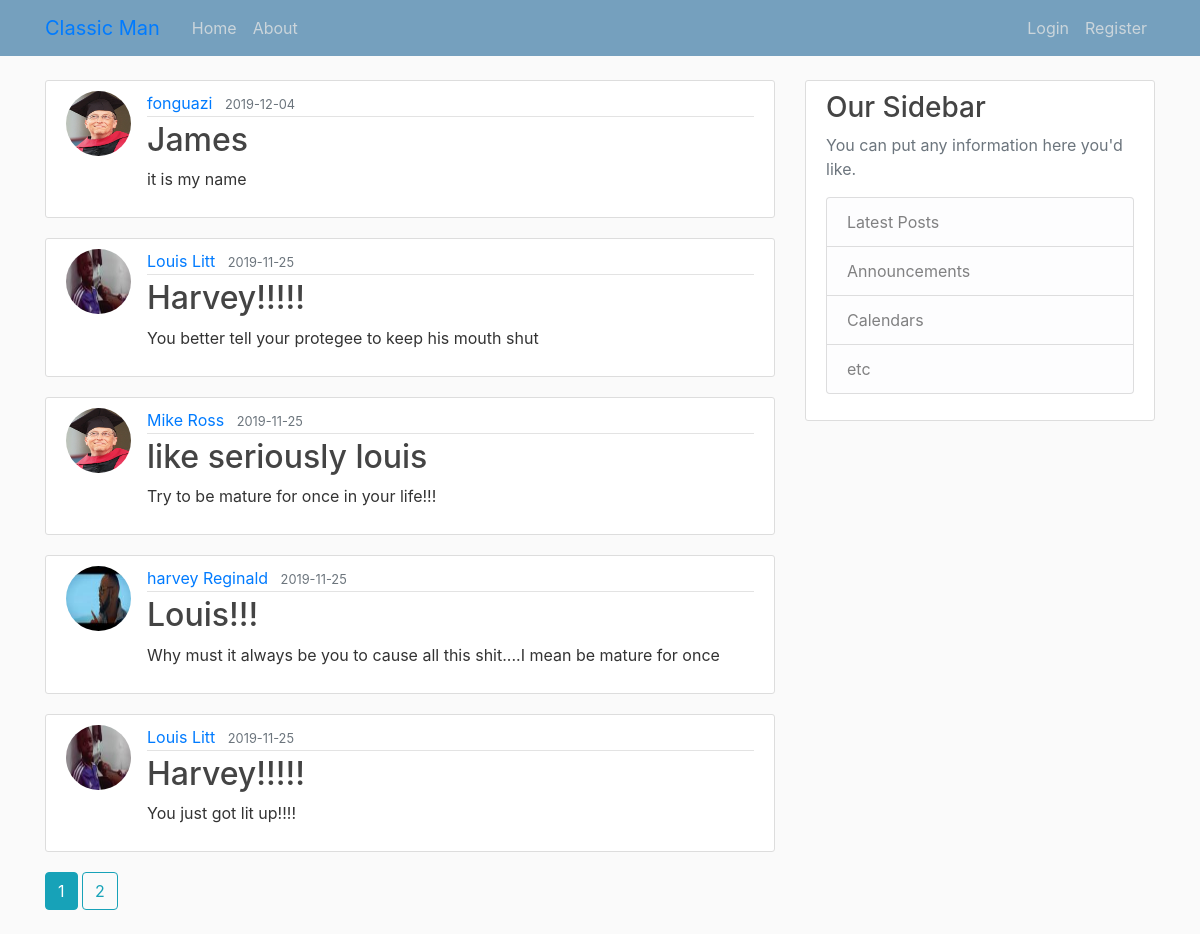
The page /home on the database its author committed.
### flaskget1/Models.py (models this page shows, shortened)
class Post(db.Model):
    id=db.Column(db.Integer, primary_key=True)
    title = db.Column(db.String(100), nullable=False)
    date_posted =db.Column(db.DateTime, nullable=False, default=datetime.utcnow)
    content = db.Column(db.Text, nullable=False)
    user_id = db.Column(db.Integer,db.ForeignKey('user.id'), nullable=False)

class User(db.Model,UserMixin):
    id = db.Column(db.Integer, primary_key=True)
    username = db.Column(db.String(20),unique=True,nullable=False)
    email = db.Column(db.String(120),unique=True, nullable=False)
    image_file =db.Column(db.String(20),nullable=False,default='Billgates.jpg')
    password = db.Column(db.String(60),nullable=False)
    posts = db.relationship('Post',backref='author', lazy=True)

### flaskget1/routes.py (the view)
@app.route('/')
@app.route('/home')
def home():
    page = request.args.get('page',1,type=int)
    posts = Post.query.order_by(Post.date_posted.desc()).paginate(page=page ,per_page=5)
    return render_template('home.html',posts=posts)

### flaskget1/templates/home.html
{% extends "layout.html" %}
{% block content %}
      {% for post in posts.items %}
       <article class="media content-section">
          <img class="rounded-circle article-img" src="{{url_for('static',filename='pictures/'+post.author.image_file)}}">
                     <div class="media-body">
                       <div class="article-metadata">
                         <a class="mr-2" href="{{ url_for('user_posts',username=post.author.username)}}">{{ post.author.username }}</a>
                         <small class="text-muted">{{ post.date_posted.strftime('%Y-%m-%d') }}</small>
                       </div>
                       <h2><a class="article-title" href="{{url_for('post',post_id=post.id)}}">{{ post.title }}</a></h2>
                       <p class="article-content">{{ post.content }}</p>
                     </div>
                   </article>
       {% endfor %}
       {% for page_num in posts.iter_pages(left_edge=1,right_edge=1,left_current=1,right_current=2) %}
        {% if page_num %}
          {% if posts.page == page_num %}
          <a class="btn btn-info mb-4" href="{{ url_for('home',page=page_num) }}">{{page_num}}</a>
          {% else %}
          <a class="btn btn-outline-info mb-4" href="{{ url_for('home',page=page_num) }}">{{page_num}}</a>
          {% endif %}
        {% else %}
            ....
        {% endif %}
       {% endfor %}
{% endblock content %}

### flaskget1/templates/layout.html (shortened to what this page needs)
<!DOCTYPE html>
<html>
    <head>
    <link rel="stylesheet" href="https://stackpath.bootstrapcdn.com/bootstrap/4.3.1/css/bootstrap.min.css">
    <link rel="stylesheet" type="text/css" href="{{ url_for('static', filename='main.css') }}">
    </head>
    <body>
            <header class="site-header">
                    <nav class="navbar navbar-expand-md navbar-blue bg-steel fixed-top">
                      <div class="container">
                        <a class="navbar-brand mr-4" href="/">Classic Man</a>
                        <div class="collapse navbar-collapse" id="navbarToggle">
                          <div class="navbar-nav mr-auto">
                            <a class="nav-item nav-link" href="{{url_for('home')}}">Home</a>
                            <a class="nav-item nav-link" href="{{url_for('about')}}">About</a>
                          </div>
                          <div class="navbar-nav">
                            {% if current_user.is_authenticated %}
                              <a class="nav-item nav-link" href="{{url_for('new_post')}}">New Post</a>
                              <a class="nav-item nav-link" href="{{url_for('account')}}">Account</a>
                              <a class="nav-item nav-link" href="{{url_for('logout')}}">Logout</a>
                            {% else %}
                              <a class="nav-item nav-link" href="{{url_for('login')}}">Login</a>
                              <a class="nav-item nav-link" href="{{url_for('register')}}">Register</a>
                            {% endif %}
                          </div>
                        </div>
                      </div>
                    </nav>
                  </header>
                  <main role="main" class="container">
                        <div class="row">
                          <div class="col-md-8">
                            {% block content %}{% endblock %}
                          </div>
                          <div class="col-md-4">
                            <div class="content-section">
                              <h3>Our Sidebar</h3>
                              <p class='text-muted'>You can put any information here you'd like.
                                <ul class="list-group">
                                  <li class="list-group-item list-group-item-light">Latest Posts</li>
                                  <li class="list-group-item list-group-item-light">Announcements</li>
                                  <li class="list-group-item list-group-item-light">Calendars</li>
                                  <li class="list-group-item list-group-item-light">etc</li>
                                </ul>
                              </p>
                            </div>
                          </div>
                        </div>
                      </main>
        </body>
</html>

### flaskget1/static/main.css (style rules this page uses)
body { background: #fafafa; color: #333333; margin-top: 5rem; }
h1, h2, h3, h4, h5, h6 { color: #444444; }
.bg-steel { background-color: #75a0be; }
.site-header .navbar-nav .nav-link { color: #cbd5db; }
.content-section { background: #ffffff; padding: 10px 20px; border: 1px solid #dddddd; border-radius: 3px; margin-bottom: 20px; }
.article-title { color: #444444; }
.article-img { height: 65px; width: 65px; margin-right: 16px; }
.article-metadata { padding-bottom: 1px; margin-bottom: 4px; border-bottom: 1px solid #e3e3e3 }

### rows shown on the page
Post: image_file (picture), author.username "fonguazi", date_posted "2019-12-04", title "James", content "it is my name"
Post: image_file (picture), author.username "Louis Litt", date_posted "2019-11-25", title "Harvey!!!!!", content "You better tell your protegee to keep his mouth shut"
Post: image_file (picture), author.username "Mike Ross", date_posted "2019-11-25", title "like seriously louis", content "Try to be mature for once in your life!!!"
Post: image_file (picture), author.username "harvey Reginald", date_posted "2019-11-25", title "Louis!!!", content "Why must it always be you to cause all this shit....I mean be mature for once"
Post: image_file (picture), author.username "Louis Litt", date_posted "2019-11-25", title "Harvey!!!!!", content "You just got lit up!!!!"

### other values the page prints
{{ page_num }} "1"
{{ page_num }} "2"
